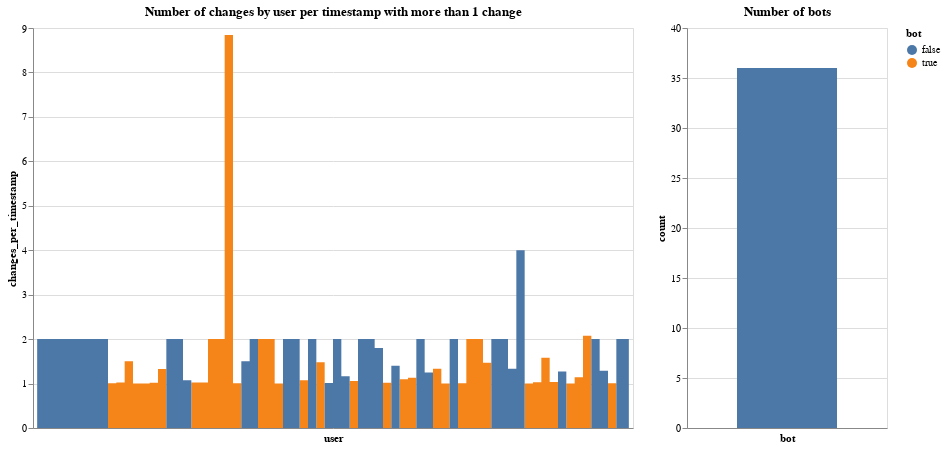

Source (notebook cell):
### Code cell
# df_edits['timestamp_parsed'] = df_edits.timestamp.map(lambda x: datetime.fromtimestamp(x))

avg_changes_per_timestamp = df_edits[['user', 'timestamp']].value_counts().groupby('user').mean().reset_index()
avg_changes_per_timestamp.columns = ['user', 'changes_per_timestamp']
avg_changes_per_timestamp['bot'] = avg_changes_per_timestamp.user.map(lambda x: gd_dict[x])

np.random.seed(42)

avg_changes_per_timestamp = avg_changes_per_timestamp[avg_changes_per_timestamp.changes_per_timestamp > 1.]

num = avg_changes_per_timestamp[avg_changes_per_timestamp.bot].shape[0]
print(f'There are {num} bots')

bot_sample_df = avg_changes_per_timestamp[avg_changes_per_timestamp.bot].sample(num)
not_bot_sample_df = avg_changes_per_timestamp[~avg_changes_per_timestamp.bot].sample(num)

sample_df = pd.concat([bot_sample_df, not_bot_sample_df])

chart_counts = alt.Chart(sample_df).mark_area(
    interpolate='step'
).encode(
    x = alt.X('user', axis=alt.Axis(labels=False, ticks=False)),
    y = alt.Y('changes_per_timestamp:Q'),
    color = alt.Color('bot:N'),
    tooltip = [alt.Tooltip('user'), alt.Tooltip('changes_per_timestamp:Q')]
).properties(
    width = 600,
    height = 400,
    title = 'Number of changes by user per timestamp with more than 1 change'
)

chart_bots = alt.Chart(sample_df).mark_area(
    interpolate='step'
).encode(
    x = alt.X('bot:N', axis=alt.Axis(labels=False, ticks=False)),
    y = alt.Y('count()', title='count'),
    tooltip = [
        alt.Tooltip('count()', title='No of users'), 
        alt.Tooltip('bot')
    ]
).properties(
    width = 200,
    height = 400,
    title = 'Number of bots'
)

chart_counts | chart_bots

### Figure 1 — Vega-Lite specification as saved in the notebook (floating-point values rounded to 4 significant figures)
{"config": {"view": {"continuousWidth": 400, "continuousHeight": 300}}, "hconcat": [{"mark": {"type": "area", "interpolate": "step"}, "encoding": {"color": {"type": "nominal", "field": "bot"}, "tooltip": [{"type": "nominal", "field": "user"}, {"type": "quantitative", "field": "changes_per_timestamp"}], "x": {"type": "nominal", "axis": {"labels": false, "ticks": false}, "field": "user"}, "y": {"type": "quantitative", "field": "changes_per_timestamp"}}, "height": 400, "title": "Number of changes by user per timestamp with more than 1 change", "width": 600}, {"mark": {"type": "area", "interpolate": "step"}, "encoding": {"tooltip": [{"type": "quantitative", "aggregate": "count", "title": "No of users"}, {"type": "nominal", "field": "bot"}], "x": {"type": "nominal", "axis": {"labels": false, "ticks": false}, "field": "bot"}, "y": {"type": "quantitative", "aggregate": "count", "title": "count"}}, "height": 400, "title": "Number of bots", "width": 200}], "data": {"name": "data-bb0ff696042f538e9fbd40442c7aa3b6"}, "$schema": "https://vega.github.io/schema/vega-lite/v4.8.1.json", "datasets": {"data-bb0ff696042f538e9fbd40442c7aa3b6": [{"user": "ԱշբոտՏՆՂ", "changes_per_timestamp": 1.005, "bot": true}, {"user": "DschwenBot", "changes_per_timestamp": 2.0, "bot": true}, {"user": "MalnadachBot", "changes_per_timestamp": 2.004, "bot": true}, {"user": "SchlurcherBot", "changes_per_timestamp": 1.583, "bot": true}, {"user": "FlickreviewR 2", "changes_per_timestamp": 1.076, "bot": true}, {"user": "SeroBOT", "changes_per_timestamp": 1.034, "bot": true}, {"user": "JarBot", "changes_per_timestamp": 1.13, "bot": true}, {"user": "DatBot", "changes_per_timestamp": 1.007, "bot": true}, {"user": "Citation bot", "changes_per_timestamp": 1.024, "bot": true}, {"user": "FuzzyBot", "changes_per_timestamp": 1.479, "bot": true}, {"user": "CountHacker", "changes_per_timestamp": 2.0, "bot": true}, {"user": "TaxonBota", "changes_per_timestamp": 2.077, "bot": true}, {"user": "Anakabot", "changes_per_timestamp": 1.007, "bot": true}, {"user": "Biobot", "changes_per_timestamp": 1.003, "bot": true}, {"user": "Sartle.wiki.bot", "changes_per_timestamp": 1.028, "bot": true}, {"user": "Edoderoobot", "changes_per_timestamp": 1.003, "bot": true}, {"user": "InceptionBot", "changes_per_timestamp": 1.017, "bot": true}, {"user": "Bot1058", "changes_per_timestamp": 1.02, "bot": true}, {"user": "DPLA bot", "changes_per_timestamp": 8.843, "bot": true}, {"user": "AnomieBOT", "changes_per_timestamp": 1.025, "bot": true}, {"user": "MGA73bot", "changes_per_timestamp": 1.007, "bot": true}, {"user": "BOT-Superzerocool", "changes_per_timestamp": 1.5, "bot": true}, {"user": "SteinsplitterBot", "changes_per_timestamp": 1.143, "bot": true}, {"user": "BetanBOT", "changes_per_timestamp": 1.001, "bot": true}, {"user": "Soweego bot", "changes_per_timestamp": 1.003, "bot": true}, {"user": "KrBot2", "changes_per_timestamp": 1.004, "bot": true}, {"user": "Mr.Ibrahembot", "changes_per_timestamp": 1.469, "bot": true}, {"user": "Cyberbot I", "changes_per_timestamp": 2.0, "bot": true}, {"user": "KrBot", "changes_per_timestamp": 1.33, "bot": true}, {"user": "HBC AIV helperbot5", "changes_per_timestamp": 1.057, "bot": true}, {"user": "MalarzBOT", "changes_per_timestamp": 2.0, "bot": true}, {"user": "BotMultichillT", "changes_per_timestamp": 1.329, "bot": true}, {"user": "JackBot", "changes_per_timestamp": 1.095, "bot": true}, {"user": "Cewbot", "changes_per_timestamp": 1.024, "bot": true}, {"user": "EVA3.0 (bot)", "changes_per_timestamp": 2.0, "bot": true}, {"user": "RottenBot", "changes_per_timestamp": 1.001, "bot": true}, {"user": "203.220.72.139", "changes_per_timestamp": 2.0, "bot": false}, {"user": "Gemarshall", "changes_per_timestamp": 2.0, "bot": false}, {"user": "212.117.136.141", "changes_per_timestamp": 2.0, "bot": false}, {"user": "Herzi Pinki", "changes_per_timestamp": 1.798, "bot": false}, {"user": "45.124.56.218", "changes_per_timestamp": 2.0, "bot": false}, {"user": "Jonnmann", "changes_per_timestamp": 2.0, "bot": false}, {"user": "Folengo", "changes_per_timestamp": 2.0, "bot": false}, {"user": "Iñaki LL", "changes_per_timestamp": 1.4, "bot": false}, {"user": "Hafidh Wahyu P", "changes_per_timestamp": 2.0, "bot": false}, {"user": "تهارقا", "changes_per_timestamp": 2.0, "bot": false}, {"user": "Simeon", "changes_per_timestamp": 1.269, "bot": false}, {"user": "Camoz87", "changes_per_timestamp": 2.0, "bot": false}, {"user": "Fabrickator", "changes_per_timestamp": 2.0, "bot": false}, {"user": "Onial Khan", "changes_per_timestamp": 2.0, "bot": false}, {"user": "85.201.136.242", "changes_per_timestamp": 2.0, "bot": false}, {"user": "EvguenieSokolov", "changes_per_timestamp": 2.0, "bot": false}, {"user": "Candyyeung168", "changes_per_timestamp": 2.0, "bot": false}, {"user": "2001:4C4E:13DD:7700:4C8C:6E4B:F0A2:98AC", "changes_per_timestamp": 2.0, "bot": false}, {"user": "Carlosjvives", "changes_per_timestamp": 1.077, "bot": false}, {"user": "Dracophyllum", "changes_per_timestamp": 2.0, "bot": false}, {"user": "Robert Weemeyer", "changes_per_timestamp": 4.0, "bot": false}, {"user": "2601:1C2:4100:6890:E95B:6C69:EF99:BFC4", "changes_per_timestamp": 2.0, "bot": false}, {"user": "Kwamikagami", "changes_per_timestamp": 2.0, "bot": false}, {"user": "Kaifeng.zhu", "changes_per_timestamp": 1.25, "bot": false}, {"user": "Rachmat04", "changes_per_timestamp": 1.333, "bot": false}, {"user": "2001:268:9A07:359:57C:6F5:58D2:60CC", "changes_per_timestamp": 2.0, "bot": false}, {"user": "78.148.174.77", "changes_per_timestamp": 2.0, "bot": false}, {"user": "OtsoTA", "changes_per_timestamp": 2.0, "bot": false}, {"user": "GBG", "changes_per_timestamp": 1.012, "bot": false}, {"user": "Wesha", "changes_per_timestamp": 2.0, "bot": false}, {"user": "Леонід Панасюк", "changes_per_timestamp": 1.286, "bot": false}, {"user": "Gras-Ober", "changes_per_timestamp": 1.167, "bot": false}, {"user": "DinoKenner", "changes_per_timestamp": 1.5, "bot": false}, {"user": "2600:1700:2FD1:750:78E5:7FD7:A34D:E090", "changes_per_timestamp": 2.0, "bot": false}, {"user": "麦島広基", "changes_per_timestamp": 2.0, "bot": false}, {"user": "Haaaar4", "changes_per_timestamp": 2.0, "bot": false}]}}
